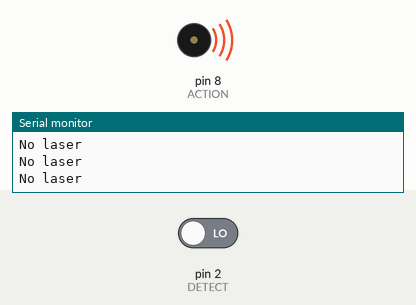
Simulated run of this sketch. Board: Arduino Uno, built with avr-gcc and run on an emulated ATmega328P. Shown: buzzer (waves = sounding), the last lines printed to the serial monitor. The test bench sets the inputs (shaded band); at power-on: pin 2 (DETECT) LOW.

Above: at 1.2 s.
1.3 s: pin 2 (DETECT) driven HIGH
At 2.1 s:
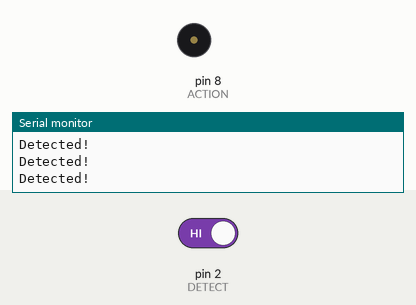
2.9 s: pin 2 (DETECT) driven LOW
At 3.3 s:
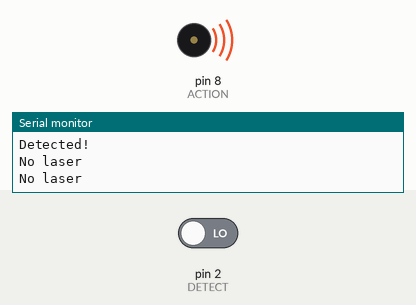
Timing chart, 0 to 5.9 s (numbered marks = the images above; inputs shaded):
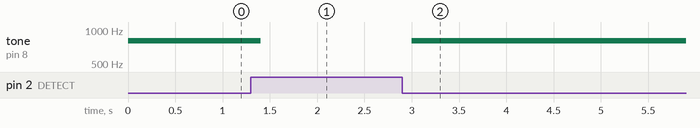

Measured:
- after the input at 1.3 s, tone on pin 8 (ACTION): 800 Hz → silent after 0.10 s
- after the input at 2.9 s, tone on pin 8 (ACTION): silent → 800 Hz after 0.10 s

The sketch:

Raceptor_laser.ino
```cpp
/*
   Laser Sensor module for Arduino
   Turns ON a buzzer or you can control a motor or servo or any other action,

   Watch the video https://youtu.be/h_y1y6eUvIY

 *  *
  Laser Sensor module for Arduino
  Written by Ahmad Nejrabi for Robojax.com
  on Feb 02, 2018 at 18:24 in Ajax, Ontario, Canada
   Permission granted to share this code given that this
   note is kept with the code.
   Disclaimer: this code is "AS IS" and for educational purpose only.

  /*
  /*


*/
// Saser Sensor code for Robojax.com
#define DETECT 2 // pin 2 for  sensor
#define ACTION 8 // pin 8 for action to do someting


void setup() {
  Serial.begin(9600);
  Serial.println("Robojax.com Laser Module Test");
  pinMode(DETECT, INPUT);//define detect input pin
  pinMode(ACTION, OUTPUT);//define ACTION output pin

  // Laser sensor code for Robojax.com

}

void loop() {
  // Laser Sensor code for Robojax.com

  int detected = digitalRead(DETECT);// read Laser sensor

  if ( detected == HIGH)
  {
    noTone(8);// set the buzzer ON
    Serial.println("Detected!");

  } else {
    tone(8,800); // Set the buzzer OFF
    Serial.println("No laser");
    // Laser Sensor code for Robojax.com

  }
  delay(200);
}
```
